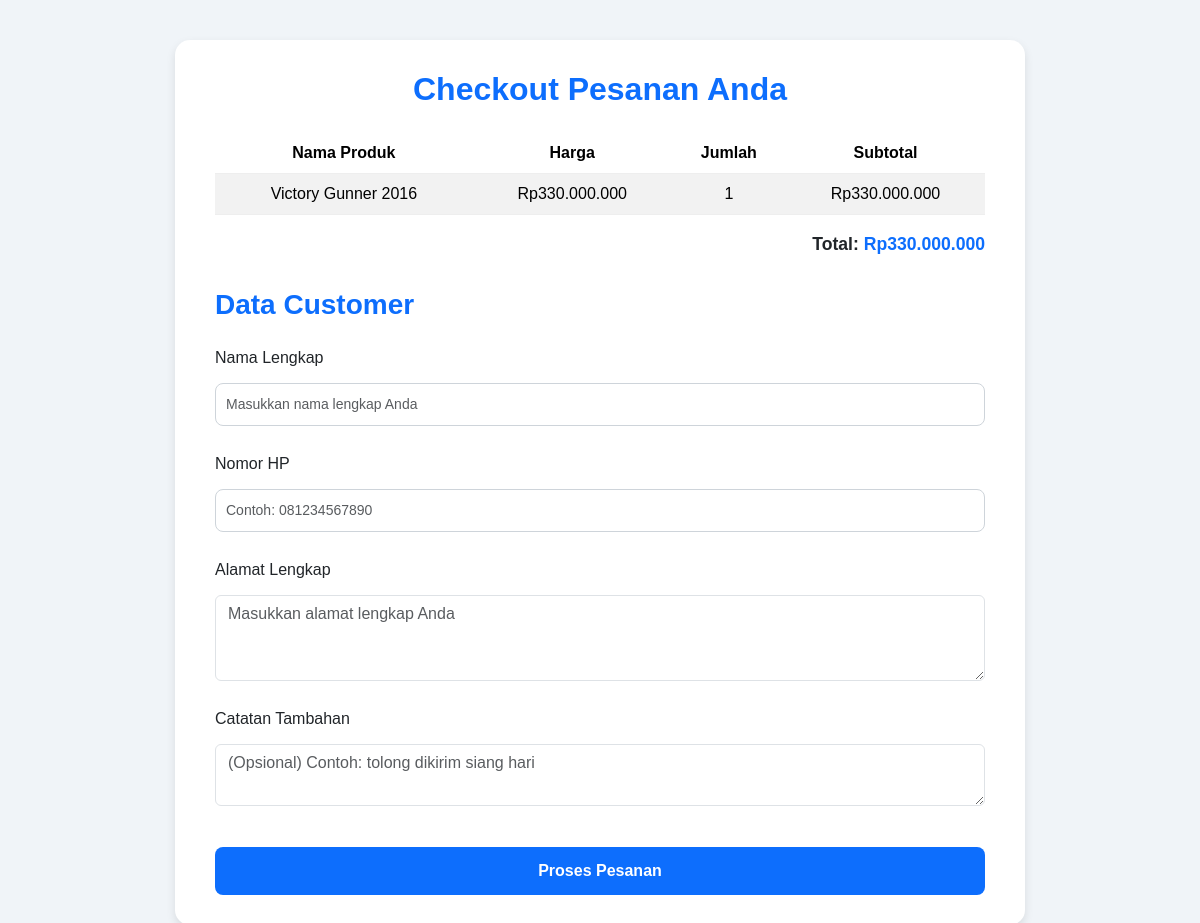
/checkout.php?id=47 (signed in), run on the app's committed database.
### tables this page shows
CREATE TABLE `produk` (
  `id_produk` int NOT NULL,
  `merk_id` int NOT NULL,
  `nama_produk` varchar(55) NOT NULL,
  `harga` double NOT NULL,
  `deskripsi` text NOT NULL,
  `stock` int NOT NULL,
  `kategori` enum('classic','matic') NOT NULL,
  `photo` text NOT NULL
);

### checkout.php (the view, shortened to what this page needs)
<?php
include "db/koneksi.php";
if (isset($_GET['id'])) {
  $id_produk = $_GET['id'];
  $jumlah = isset($_GET['jumlah']) ? (int)$_GET['jumlah'] : 1;
  $produk = $koneksi->query("SELECT * FROM produk WHERE id_produk = $id_produk")->fetch_assoc();
  $produk['jumlah'] = $jumlah;
  $items[] = $produk;
}
$total_semua = 0;
foreach ($items as $it) {
  $total_semua += $it['harga'] * $it['jumlah'];
}
?>
<!DOCTYPE html>
<html lang="id">
<head>
  <link href="https://cdn.jsdelivr.net/npm/bootstrap@5.3.3/dist/css/bootstrap.min.css" rel="stylesheet">
</head>
<body>
  <div class="checkout-card">
    <h2>Checkout Pesanan Anda</h2>
    <form method="post" action="admin/transaksi_add.php">
      <table class="table table-striped align-middle text-center">
        <thead>
          <tr>
            <th>Nama Produk</th>
            <th>Harga</th>
            <th>Jumlah</th>
            <th>Subtotal</th>
          </tr>
        </thead>
        <tbody>
          <?php foreach ($items as $it): ?>
            <tr>
              <td><?= htmlspecialchars($it['nama_produk']) ?></td>
              <td>Rp<?= number_format($it['harga'], 0, ',', '.') ?></td>
              <td><?= $it['jumlah'] ?></td>
              <td>Rp<?= number_format($it['harga'] * $it['jumlah'], 0, ',', '.') ?></td>
            </tr>
          <?php endforeach; ?>
        </tbody>
      </table>
      <div class="total">Total: <span class="text-primary fw-bold">Rp<?= number_format($total_semua, 0, ',', '.') ?></span></div>
      <div class="form-section">
        <h3>Data Customer</h3>
        <div class="mb-3">
          <label for="nama" class="form-label">Nama Lengkap</label>
          <input type="text" id="nama" name="nama" class="form-control" placeholder="Masukkan nama lengkap Anda" required>
        </div>
        <div class="mb-3">
          <label for="no_hp" class="form-label">Nomor HP</label>
          <input type="tel" id="no_hp" name="no_hp" class="form-control" placeholder="Contoh: 081234567890" required>
        </div>
        <div class="mb-3">
          <label for="alamat" class="form-label">Alamat Lengkap</label>
          <textarea id="alamat" name="alamat" class="form-control" rows="3" placeholder="Masukkan alamat lengkap Anda" required></textarea>
        </div>
        <div class="mb-3">
          <label for="catatan" class="form-label">Catatan Tambahan</label>
          <textarea id="catatan" name="catatan" class="form-control" rows="2" placeholder="(Opsional) Contoh: tolong dikirim siang hari"></textarea>
        </div>
        <button type="submit" name="checkout" class="btn-submit">Proses Pesanan</button>
      </div>
    </form>
  </div>
</body>
</html>

### checkout.php (style rules this page uses)
body { font-family: 'Poppins', sans-serif; background-color: #f0f4f8; margin: 0; padding: 40px 0; }
.checkout-card { background: #fff; border-radius: 15px; box-shadow: 0 4px 10px rgba(0,0,0,0.1); max-width: 850px; margin: auto; padding: 30px 40px; }
h2 { text-align: center; color: #0d6efd; font-weight: 700; margin-bottom: 25px; }
table { width: 100%; border-collapse: collapse; margin-bottom: 25px; }
th, td { padding: 12px; text-align: center; border-bottom: 1px solid #eee; }
th { background-color: #0d6efd; color: #fff; font-weight: 600; }
.total { text-align: right; font-weight: 600; font-size: 1.1em; margin-top: 15px; }
.form-section h3 { color: #0d6efd; font-weight: 600; margin-top: 30px; margin-bottom: 15px; }
label { font-weight: 500; margin-top: 10px; }
input[type="text"], input[type="tel"], textarea { width: 100%; padding: 10px; border: 1px solid #ced4da; border-radius: 8px; margin-top: 5px; font-size: 14px; }
.btn-submit { width: 100%; background: #0d6efd; color: #fff; border: none; padding: 12px; border-radius: 8px; font-size: 16px; font-weight: 600; margin-top: 25px; transition: background 0.3s ease; }

### data on the page
produk: nama_produk "Victory Gunner 2016", harga "330.000.000", jumlah "1", $it['harga']*$it['jumlah'] "330.000.000"

### other printed values
$total_semua "330.000.000"
